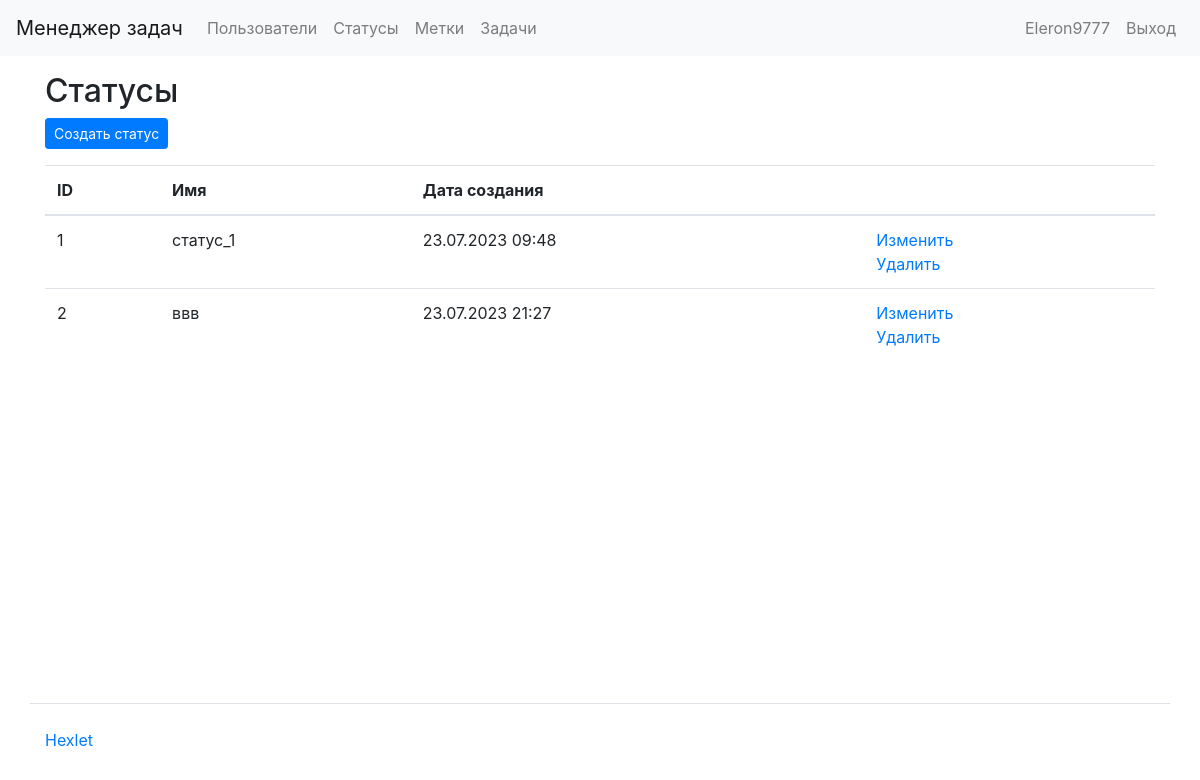
Page /statuses/ (signed in) on the committed database.
### task_manager/users/models.py (models this page shows)
class User(AbstractUser):
    def get_absolute_url(self):
        return reverse('users:user_list')
    def __str__(self):
        return self.get_full_name()

### task_manager/status/models.py (models this page shows, shortened)
class Status(models.Model):
    name = models.CharField(verbose_name=gettext_lazy('Name'), max_length=100)
    created_date = models.DateTimeField(auto_now_add=True)
    class Meta:
        app_label = 'status'

### task_manager/status/views.py (the view)
# urls.py: path('statuses/', status_task, name='status_task'),
@login_required
def status_task(request):
    statuses = Status.objects.all()
    return render(request, 'status/status_task.html', {'statuses': statuses})

### task_manager/templates/status/status_task.html (shortened to what this page needs)
{% extends "base.html" %}
{% load i18n %}
{% block content %}
  <h2>{% trans "Statuses" %}</h2>
  <div class="mb-3">
    <a href="{% url 'create_status' %}" class="btn btn-primary btn-sm">{% trans "Create status" %}</a>
  </div>
  <table class="table">
    <thead>
      <tr>
        <th scope="col">{% trans "id" %}</th>
        <th scope="col">{% trans "Name" %}</th>
        <th scope="col">{% trans "Creation date" %}</th>
        <th scope="col"></th>
      </tr>
    </thead>
    <tbody>
      {% for status in statuses %}
      <tr>
        <td>{{ status.id }}</td>
        <td>{{ status.name }}</td>
        <td>{{ status.created_date|date:"d.m.Y H:i"  }}</td>
        <td>
          <a href="{% url 'edit_status' status.id %}">{% trans "Edit" %}</a>
          <br>
          <a href="{% url 'delete_status' status.id %}">{% trans "Delete" %}</a>
        </td>
      </tr>
      {% endfor %}
    </tbody>
  </table>
{% endblock %}

### task_manager/templates/header.html (shortened to what this page needs)
{% load i18n %}
<nav class="navbar navbar-expand-lg navbar-light bg-light mb-3">
  <a class="navbar-brand" href="/">{% block navbar_brand %}{% trans "Task Manager" %}{% endblock %}</a>
  <div class="collapse navbar-collapse" id="navbarToggleExternalContent">
    <ul class="navbar-nav mr-auto">
      <li class="nav-item">
        <a class="nav-link" href="/users/">{% block navlink1 %}{% trans "Users" %}{% endblock %}</a>
      </li>
      {% if user.is_authenticated %}
        <li class="nav-item">
          <a class="nav-link" href="/statuses/">{% trans "Statuses" %}</a>
        </li>
        <li class="nav-item">
          <a class="nav-link" href="/labels/">{% trans "Labels" %}</a>
        </li>
        <li class="nav-item">
          <a class="nav-link" href="/tasks/">{% trans "Tasks" %}</a>
        </li>
      {% endif %}
    </ul>
    <ul class="navbar-nav">
      {% if user.is_authenticated %}
        <li class="nav-item">
          <span class="navbar-text mr-2">{{ user.username }}</span>
        </li>
        <li class="nav-item">
          <a class="nav-link" href="{% url 'logout' %}">{% trans "Logout" %}</a>
        </li>
      {% endif %}
    </ul>
  </div>
</nav>

### rows in the picture
User: username "Eleron9777"
Status: id "1", name "статус_1", created_date "23.07.2023 09:48"
Status: id "2", name "ввв", created_date "23.07.2023 21:27"
